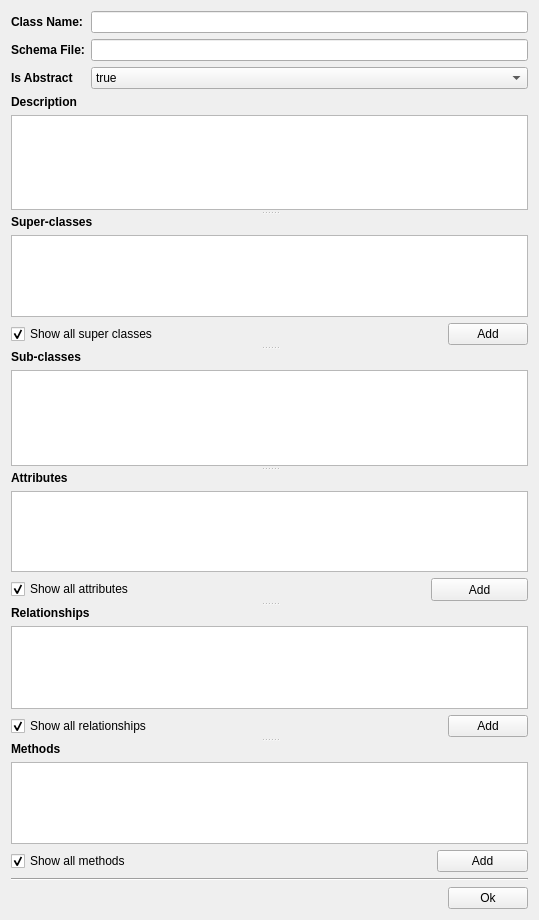
<?xml version="1.0" encoding="UTF-8"?>
<ui version="4.0">
 <class>dbse::SchemaClassEditor</class>
 <widget class="QWidget" name="dbse::SchemaClassEditor">
  <property name="geometry">
   <rect>
    <x>0</x>
    <y>0</y>
    <width>539</width>
    <height>920</height>
   </rect>
  </property>
  <property name="windowTitle">
   <string>Form</string>
  </property>
  <layout class="QGridLayout" name="gridLayout_2">
   <item row="0" column="0">
    <layout class="QVBoxLayout" name="verticalLayout_2">
     <item>
      <layout class="QGridLayout" name="gridLayout">
       <item row="0" column="0">
        <widget class="QLabel" name="ClassNameLabel">
         <property name="font">
          <font>
           <weight>75</weight>
           <bold>true</bold>
          </font>
         </property>
         <property name="text">
          <string>Class Name:</string>
         </property>
        </widget>
       </item>
       <item row="0" column="1">
        <widget class="QLineEdit" name="ClassNameLineEdit">
         <property name="enabled">
          <bool>true</bool>
         </property>
        </widget>
       </item>
       <item row="1" column="0">
        <widget class="QLabel" name="SchemaFileLabel">
         <property name="font">
          <font>
           <weight>75</weight>
           <bold>true</bold>
          </font>
         </property>
         <property name="text">
          <string>Schema File:</string>
         </property>
        </widget>
       </item>
       <item row="1" column="1">
        <widget class="QLineEdit" name="SchemaFileLineEdit">
         <property name="enabled">
          <bool>true</bool>
         </property>
        </widget>
       </item>
       <item row="2" column="0">
        <widget class="QLabel" name="IsAbstractLabel">
         <property name="sizePolicy">
          <sizepolicy hsizetype="Fixed" vsizetype="Preferred">
           <horstretch>0</horstretch>
           <verstretch>0</verstretch>
          </sizepolicy>
         </property>
         <property name="font">
          <font>
           <weight>75</weight>
           <bold>true</bold>
          </font>
         </property>
         <property name="text">
          <string>Is Abstract  </string>
         </property>
        </widget>
       </item>
       <item row="2" column="1">
        <widget class="QComboBox" name="AbstractComboBox">
         <item>
          <property name="text">
           <string>true</string>
          </property>
         </item>
         <item>
          <property name="text">
           <string>false</string>
          </property>
         </item>
        </widget>
       </item>
      </layout>
     </item>
     <item>
      <widget class="QSplitter" name="splitter_4">
       <property name="frameShape">
        <enum>QFrame::NoFrame</enum>
       </property>
       <property name="lineWidth">
        <number>1</number>
       </property>
       <property name="orientation">
        <enum>Qt::Vertical</enum>
       </property>
       <property name="opaqueResize">
        <bool>true</bool>
       </property>
       <property name="handleWidth">
        <number>5</number>
       </property>
       <widget class="QWidget" name="layoutWidget">
        <layout class="QVBoxLayout" name="verticalLayout">
         <item>
          <widget class="QLabel" name="DescriptionLabel">
           <property name="font">
            <font>
             <weight>75</weight>
             <bold>true</bold>
            </font>
           </property>
           <property name="text">
            <string>Description</string>
           </property>
          </widget>
         </item>
         <item>
          <widget class="QPlainTextEdit" name="DescriptionTextEdit"/>
         </item>
        </layout>
       </widget>
       <widget class="QWidget" name="layoutWidget3">
        <layout class="QVBoxLayout" name="verticalLayout_3">
         <item>
          <widget class="QLabel" name="SuperClassLabel">
           <property name="font">
            <font>
             <weight>75</weight>
             <bold>true</bold>
            </font>
           </property>
           <property name="text">
            <string>Super-classes</string>
           </property>
          </widget>
         </item>
         <item>
          <widget class="QTableView" name="SuperClassView"/>
         </item>
         <item>
          <layout class="QHBoxLayout" name="horizontalLayout_7">
           <item>
            <widget class="QCheckBox" name="ShowAllSuperClasses">
             <property name="text">
              <string>Show all super classes</string>
             </property>
             <property name="checked">
              <bool>true</bool>
             </property>
            </widget>
           </item>
           <item>
            <spacer name="horizontalSpacer_4">
             <property name="orientation">
              <enum>Qt::Horizontal</enum>
             </property>
             <property name="sizeHint" stdset="0">
              <size>
               <width>40</width>
               <height>20</height>
              </size>
             </property>
            </spacer>
           </item>
           <item>
            <widget class="QPushButton" name="AddButtonSuperClass">
             <property name="text">
              <string>Add</string>
             </property>
            </widget>
           </item>
          </layout>
         </item>
        </layout>
       </widget>
       <widget class="QWidget" name="layoutWidget4">
        <layout class="QVBoxLayout" name="verticalLayout_4">
         <item>
          <widget class="QLabel" name="SubClassLabel">
           <property name="font">
            <font>
             <weight>75</weight>
             <bold>true</bold>
            </font>
           </property>
           <property name="text">
            <string>Sub-classes</string>
           </property>
          </widget>
         </item>
         <item>
          <widget class="QTableView" name="SubClassView"/>
         </item>
        </layout>
       </widget>
       <widget class="QWidget" name="layoutWidget5">
        <layout class="QVBoxLayout" name="verticalLayout_5">
         <item>
          <widget class="QLabel" name="AttributesLabel">
           <property name="font">
            <font>
             <weight>75</weight>
             <bold>true</bold>
            </font>
           </property>
           <property name="text">
            <string>Attributes</string>
           </property>
          </widget>
         </item>
         <item>
          <widget class="QTableView" name="AttributeView"/>
         </item>
         <item>
          <layout class="QHBoxLayout" name="horizontalLayout">
           <item>
            <widget class="QCheckBox" name="ShowDerivedAttributes">
             <property name="toolTip">
              <string>Show also attributes from super classe(s)</string>
             </property>
             <property name="text">
              <string>Show all attributes</string>
             </property>
             <property name="checked">
              <bool>true</bool>
             </property>
            </widget>
           </item>
           <item>
            <spacer name="horizontalSpacer">
             <property name="orientation">
              <enum>Qt::Horizontal</enum>
             </property>
             <property name="sizeHint" stdset="0">
              <size>
               <width>291</width>
               <height>23</height>
              </size>
             </property>
            </spacer>
           </item>
           <item>
            <widget class="QSplitter" name="splitter">
             <property name="orientation">
              <enum>Qt::Horizontal</enum>
             </property>
             <widget class="QPushButton" name="AddButtonAttribute">
              <property name="text">
               <string>Add</string>
              </property>
             </widget>
            </widget>
           </item>
          </layout>
         </item>
        </layout>
       </widget>
       <widget class="QWidget" name="layoutWidget6">
        <layout class="QVBoxLayout" name="verticalLayout_6">
         <item>
          <widget class="QLabel" name="RelationshipLabel">
           <property name="font">
            <font>
             <weight>75</weight>
             <bold>true</bold>
            </font>
           </property>
           <property name="text">
            <string>Relationships</string>
           </property>
          </widget>
         </item>
         <item>
          <widget class="QTableView" name="RelationshipView"/>
         </item>
         <item>
          <layout class="QHBoxLayout" name="horizontalLayout_2">
           <item>
            <widget class="QCheckBox" name="ShowDerivedRelationships">
             <property name="toolTip">
              <string>Show also relationships from super classe(s)</string>
             </property>
             <property name="text">
              <string>Show all relationships</string>
             </property>
             <property name="checked">
              <bool>true</bool>
             </property>
            </widget>
           </item>
           <item>
            <spacer name="horizontalSpacer_2">
             <property name="orientation">
              <enum>Qt::Horizontal</enum>
             </property>
             <property name="sizeHint" stdset="0">
              <size>
               <width>300</width>
               <height>20</height>
              </size>
             </property>
            </spacer>
           </item>
           <item>
            <widget class="QSplitter" name="splitter_2">
             <property name="orientation">
              <enum>Qt::Horizontal</enum>
             </property>
             <widget class="QPushButton" name="AddButtonRelationship">
              <property name="text">
               <string>Add</string>
              </property>
             </widget>
            </widget>
           </item>
          </layout>
         </item>
        </layout>
       </widget>
       <widget class="QWidget" name="layoutWidget7">
        <layout class="QVBoxLayout" name="verticalLayout_7">
         <item>
          <widget class="QLabel" name="MethodLabel">
           <property name="font">
            <font>
             <weight>75</weight>
             <italic>false</italic>
             <bold>true</bold>
            </font>
           </property>
           <property name="text">
            <string>Methods</string>
           </property>
          </widget>
         </item>
         <item>
          <widget class="QTableView" name="MethodsView"/>
         </item>
         <item>
          <layout class="QHBoxLayout" name="horizontalLayout_3">
           <item>
            <widget class="QCheckBox" name="ShowDerivedMethods">
             <property name="toolTip">
              <string>Show also methods from super classe(s)</string>
             </property>
             <property name="text">
              <string>Show all methods</string>
             </property>
             <property name="checked">
              <bool>true</bool>
             </property>
            </widget>
           </item>
           <item>
            <spacer name="horizontalSpacer_3">
             <property name="orientation">
              <enum>Qt::Horizontal</enum>
             </property>
             <property name="sizeHint" stdset="0">
              <size>
               <width>300</width>
               <height>20</height>
              </size>
             </property>
            </spacer>
           </item>
           <item>
            <widget class="QSplitter" name="splitter_3">
             <property name="orientation">
              <enum>Qt::Horizontal</enum>
             </property>
             <widget class="QPushButton" name="AddButtonMethod">
              <property name="text">
               <string>Add</string>
              </property>
             </widget>
            </widget>
           </item>
          </layout>
         </item>
        </layout>
       </widget>
      </widget>
     </item>
     <item>
      <widget class="Line" name="line">
       <property name="orientation">
        <enum>Qt::Horizontal</enum>
       </property>
      </widget>
     </item>
     <item alignment="Qt::AlignRight">
      <widget class="QPushButton" name="SaveButton">
       <property name="maximumSize">
        <size>
         <width>16777215</width>
         <height>16777215</height>
        </size>
       </property>
       <property name="text">
        <string>Ok</string>
       </property>
      </widget>
     </item>
    </layout>
   </item>
  </layout>
 </widget>
 <resources/>
 <connections/>
</ui>
